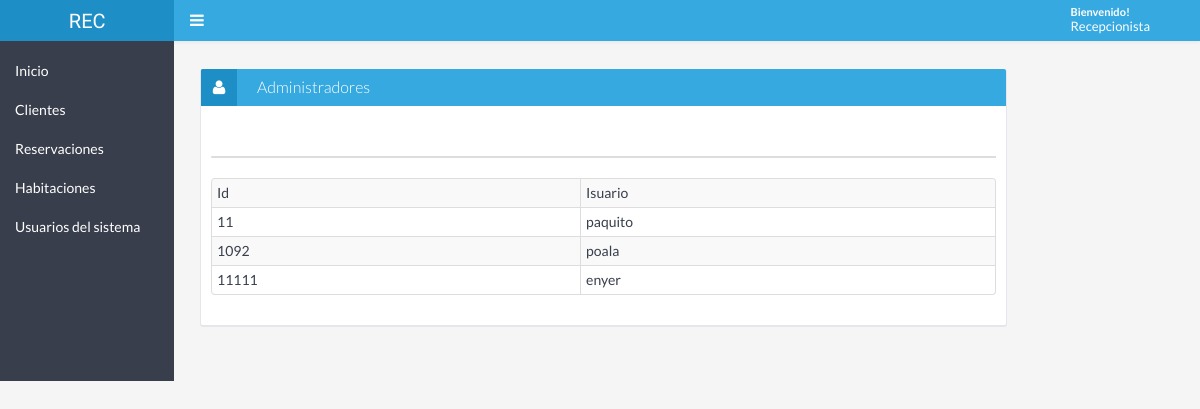
The page /rec/admins.php on the database its author committed.
### tables this page shows
CREATE TABLE `usuario` (
  `id` int(11) NOT NULL,
  `nombre_user` varchar(30) NOT NULL,
  `password` varchar(32) NOT NULL,
  `rol` int(11) DEFAULT NULL
);

### rec/listau.php (the view, shortened to what this page needs)
<!DOCTYPE html>
<html>
<head>
</head>
<br>
<div>
<div class="table table-responsive">
	<table class=" table table-hover table-bordered table-striped table-condensed" >
        <tr class="table-info">
			<td>Id</td>
			<td>Isuario</td>
		</tr>
		<?php
        $conexion=new mysqli("localhost","root","","hotel2");
		$sql="SELECT * from usuario";
		$result=mysqli_query($conexion,$sql);
		while($mostrar=mysqli_fetch_array($result)){
		 ?>
		<tr>
			<td><?php echo $mostrar['id'] ?></td>
			<td><?php echo $mostrar['nombre_user'] ?></td>
		</tr>
	<?php
	}
	 ?>
	</table>
</div>
</body>
</html>

### rec/css/halflings.css (style rules this page uses)
html, html .halflings { -webkit-font-smoothing: antialiased !important; }

### rows shown on the page
usuario: id "11", nombre_user "paquito"
usuario: id "1092", nombre_user "poala"
usuario: id "11111", nombre_user "enyer"
